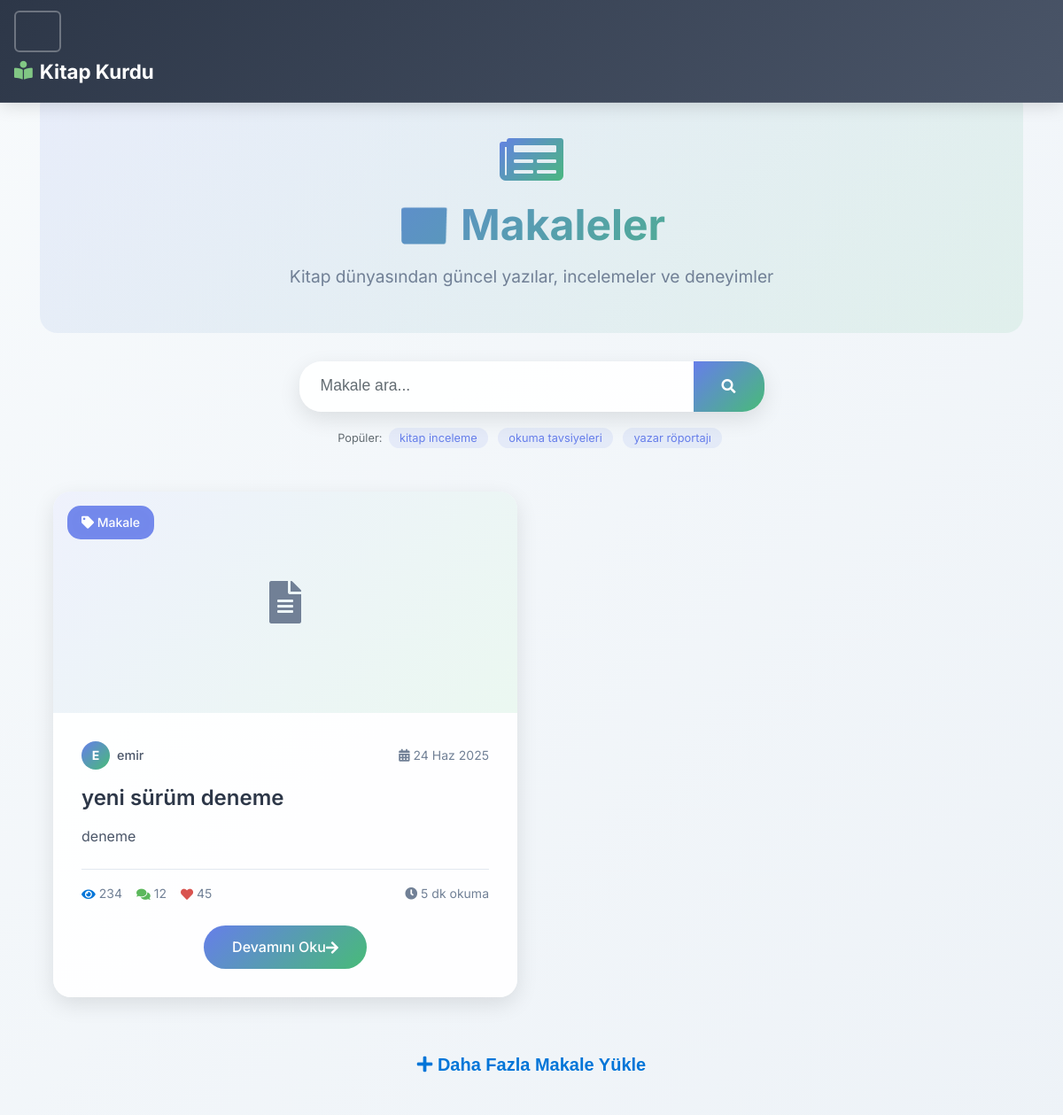
The app's page /articles/ with its own data.
### article/models.py (models this page shows, shortened)
class Article(models.Model):
    author = models.ForeignKey("auth.User",on_delete = models.CASCADE,verbose_name = "Yazar ")
    title = models.CharField(max_length = 50,verbose_name = "Başlık")
    content = RichTextField()
    created_date = models.DateTimeField(auto_now_add=True,verbose_name="Oluşturulma Tarihi")
    article_image = models.FileField(blank = True,null = True,verbose_name="Makaleye Fotoğraf Ekleyin")
    class Meta:
        ordering = ['-created_date']

### article/views.py (the view)
# urls.py: path('',views.articles,name = "articles"),
def articles(request):
    keyword = request.GET.get("keyword")
    if keyword:
        articles = Article.objects.filter(title__contains = keyword)
        return render(request,"articles.html",{"articles":articles})
    articles = Article.objects.all()
    return render(request,"articles.html",{"articles":articles})

### templates/articles.html (shortened to what this page needs)
{% extends "layout.html" %}
{% block body %}
<div class="articles-header">
    <div class="container">
        <div class="row justify-content-center">
            <div class="col-lg-8">
                <div class="header-content text-center">
                    <div class="header-icon mb-3">
                        <i class="fas fa-newspaper fa-4x"></i>
                    </div>
                    <h1 class="articles-title">📰 Makaleler</h1>
                    <p class="articles-subtitle">
                        Kitap dünyasından güncel yazılar, incelemeler ve deneyimler
                    </p>
                </div>
            </div>
        </div>
    </div>
</div>
<div class="search-section">
    <div class="container">
        <div class="row justify-content-center">
            <div class="col-lg-6 col-md-8">
                <form class="search-form" method="get">
                    <div class="search-box">
                        <input type="text"
                               name="keyword"
                               class="form-control search-input"
                               placeholder="Makale ara..."
                               value="{{ request.GET.keyword }}"
                               maxlength="64">
                        <button type="submit" class="search-btn">
                            <i class="fas fa-search"></i>
                        </button>
                    </div>
                    <div class="search-suggestions">
                        <small class="text-muted">
                            Popüler: <span class="suggestion-tag">kitap inceleme</span>
                            <span class="suggestion-tag">okuma tavsiyeleri</span>
                            <span class="suggestion-tag">yazar röportajı</span>
                        </small>
                    </div>
                </form>
            </div>
        </div>
    </div>
</div>
<div class="articles-content">
    <div class="container">
        {% if articles %}
            <div class="articles-grid">
                {% for article in articles %}
                    <article class="article-card">
                        <div class="article-image-container">
                            {% if article.article_image %}
                                <a href="{% url 'article:detail' article.id %}" class="image-link">
                                    <img src="{{ article.article_image.url }}"
                                         alt="{{ article.title }}"
                                         class="article-image">
                                    <div class="image-overlay">
                                        <i class="fas fa-eye fa-2x"></i>
                                    </div>
                                </a>
                            {% else %}
                                <div class="article-placeholder">
                                    <i class="fas fa-file-alt fa-3x"></i>
                                </div>
                            {% endif %}
                            <div class="category-badge">
                                <i class="fas fa-tag me-1"></i>
                                Makale
                            </div>
                        </div>
                        <div class="article-content">
                            <div class="article-meta">
                                <div class="author-info">
                                    <div class="author-avatar">
                                        {{ article.author.username|first|upper }}
                                    </div>
                                    <span class="author-name">{{ article.author.username }}</span>
                                </div>
                                <div class="article-date">
                                    <i class="fas fa-calendar-alt me-1"></i>
                                    {{ article.created_date|date:"d M Y" }}
                                </div>
                            </div>
                            <h2 class="article-title">
                                <a href="{% url 'article:detail' article.id %}">
                                    {{ article.title }}
                                </a>
                            </h2>
                            <p class="article-excerpt">
                                {{ article.content|striptags|truncatewords:25 }}
                            </p>
                            <div class="article-stats">
                                <div class="stats-left">
                                    <span class="stat-item">
                                        <i class="fas fa-eye text-primary"></i>
                                        <span>234</span>
                                    </span>
                                    <span class="stat-item">
                                        <i class="fas fa-comments text-success"></i>
                                        <span>12</span>
                                    </span>
                                    <span class="stat-item">
                                        <i class="fas fa-heart text-danger"></i>
                                        <span>45</span>
                                    </span>
                                </div>
                                <div class="reading-time">
                                    <i class="fas fa-clock me-1"></i>
                                    5 dk okuma
                                </div>
                            </div>
                            <div class="article-actions">
                                <a href="{% url 'article:detail' article.id %}" class="read-more-btn">
                                    Devamını Oku
                                    <i class="fas fa-arrow-right ms-2"></i>
                                </a>
                            </div>
                        </div>
                    </article>
                {% endfor %}
            </div>
            <div class="load-more-section text-center">
                <button class="btn btn-outline-primary btn-lg load-more-btn">
                    <i class="fas fa-plus me-2"></i>
                    Daha Fazla Makale Yükle
                </button>
            </div>
        {% endif %}
    </div>
</div>
{% endblock body %}

### templates/layout.html (style rules this page uses)
:root { --primary-color: #667eea; --primary-dark: #5a67d8; --secondary-color: #718096; --success-color: #48bb78; --warning-color: #ed8936; --danger-color: #f56565; --info-color: #4299e1; --light-bg: #f7fafc; --dark-text: #2d3748; --muted-text: #718096; --border-color: #e2e8f0; --shadow: 0 4px 6px -1px rgba(0, 0, 0, 0.1); --shadow-lg: 0 10px 15px -3px rgba(0, 0, 0, 0.1); --border-radius: 12px; }
body { font-family: 'Inter', -apple-system, BlinkMacSystemFont, 'Segoe UI', Roboto, sans-serif; background: linear-gradient(135deg, #f7fafc 0%, #edf2f7 100%); color: var(--dark-text); line-height: 1.6; min-height: 100vh; }
.btn { border-radius: 10px; font-weight: 500; padding: 0.6rem 1.5rem; transition: all 0.3s ease; border: none; position: relative; overflow: hidden; text-transform: none; }
.btn::before { content: ''; position: absolute; top: 50%; left: 50%; width: 0; height: 0; background: rgba(255, 255, 255, 0.2); border-radius: 50%; transform: translate(-50%, -50%); transition: width 0.4s ease, height 0.4s ease; }
.form-control { border: 2px solid var(--border-color); border-radius: 10px; padding: 0.75rem 1rem; background: rgba(255, 255, 255, 0.8); transition: all 0.3s ease; font-size: 0.95rem; }

### records on screen
Article: author.username|first "E", author.username "emir", created_date "24 Haz 2025", title "yeni sürüm deneme", content "deneme"
